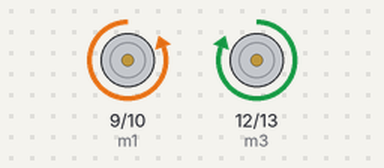
The sketch below on a simulated Arduino Uno, built with avr-gcc and run on an emulated ATmega328P. Shown: motor-driver pin pairs drawn as motors (green arrow = first pin HIGH = forward, orange = second pin HIGH = backward, longer = more drive).

Above: at 0.7 s.
At 5.2 s:
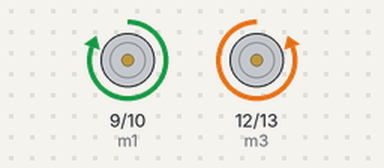
Timing chart, 0 to 6.9 s (numbered marks = the images above):
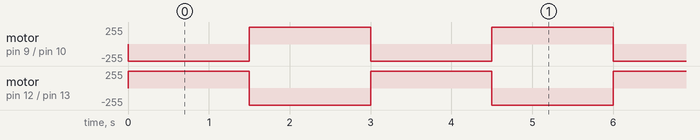

The sketch:

cleaning.ino
```cpp
const int m1 = 9;
const int m2 = 10;
const int m3 = 12;
const int m4 = 13;


int motorSpeed = 100;
void setup() {
  pinMode(m1, OUTPUT);
  pinMode(m2, OUTPUT);
  pinMode(m3, OUTPUT);
  pinMode(m4, OUTPUT);
}


void forward() {
  digitalWrite(m1, LOW);
  digitalWrite(m2, HIGH);
  digitalWrite(m3, HIGH);
  digitalWrite(m4, LOW);
  delay(1500); // Go forward for 2 seconds
}


void reverse() {
  digitalWrite(m1, HIGH);
  digitalWrite(m2, LOW);
  digitalWrite(m3, LOW);
  digitalWrite(m4, HIGH);
  delay(1500); // Go backward for 2 seconds
}


void stop() {
  digitalWrite(m1, LOW);
  digitalWrite(m2, LOW);
  digitalWrite(m3, LOW);
  digitalWrite(m4, LOW);
}


void loop() {
  stop();
  forward();
  stop();
  reverse();
  stop();
  stop();
}
```

Measured:
- by itself, motor on pin 9 (m1) / pin 10 (m2), motor on pin 12 (m3) / pin 13 (m4): alternates forward 255/255 for 1.5 s and backward 255/255 for 1.5 s
